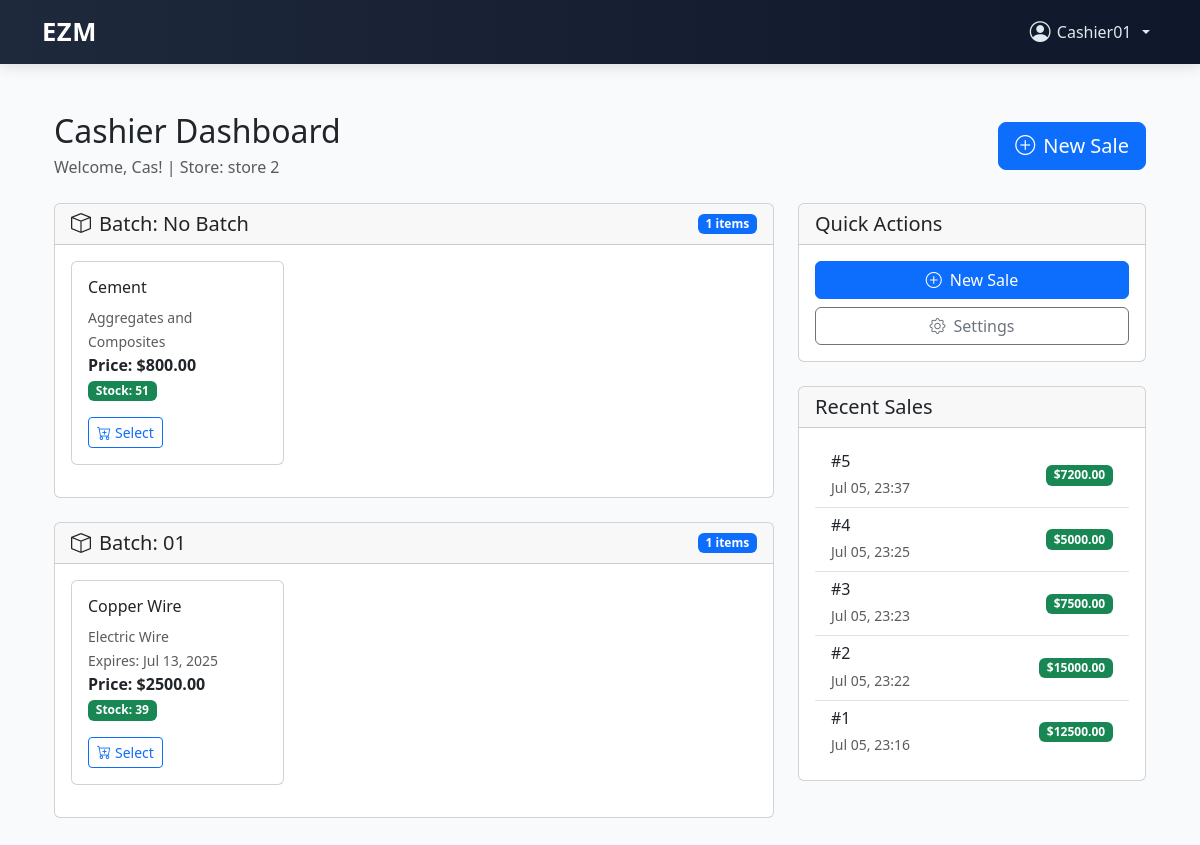
Page /stores/cashier/dashboard/ (signed in) on the committed database.
### users/models.py (models this page shows)
class CustomUser(AbstractUser):
    ROLE_CHOICES = [
        ('admin', 'Admin'),
        ('head_manager', 'Head Manager'),
        ('store_manager', 'Store Manager'),
        ('cashier', 'Cashier'),
    ]
    role = models.CharField(max_length=20, choices=ROLE_CHOICES)
    store = models.ForeignKey('store.Store', on_delete=models.SET_NULL, null=True, blank=True) # Add this line
    is_first_login = models.BooleanField(default=True)
    phone_number = models.CharField(max_length=20, blank=True)

### store/models.py (models this page shows, shortened)
class Store(models.Model):
    name = models.CharField(max_length=255)
    address = models.CharField(max_length=255)
    phone_number = models.CharField(max_length=20, default='')
    store_manager = models.OneToOneField(CustomUser, on_delete=models.SET_NULL, null=True, blank=True, related_name='managed_store')

### Inventory/models.py (models this page shows, shortened)
class Stock(models.Model):
    product = models.ForeignKey(Product, on_delete=models.CASCADE, related_name='stock_levels')
    store = models.ForeignKey(Store, on_delete=models.CASCADE, related_name='stock_items')
    quantity = models.PositiveIntegerField(default=0)
    last_updated = models.DateTimeField(auto_now=True)
    low_stock_threshold = models.PositiveIntegerField(default=10, help_text="Threshold for low stock alerts.")
    selling_price = models.DecimalField(max_digits=10, decimal_places=2, help_text="Selling price of the product at this store.")  # New field
    class Meta:
        unique_together = ('product', 'store')  # Ensures one stock entry per product per store

class Product(models.Model):
    name = models.CharField(max_length=100)
    category = models.CharField(max_length=100, choices=SETTINGS_CHOICES, default='')
    description = models.TextField()
    price = models.DecimalField(max_digits=10, decimal_places=2)
    material = models.TextField()
    size = models.CharField(max_length=50, choices=SIZE_CHOICES, blank=True, null=True, help_text="Product size")
    variation = models.CharField(max_length=100, blank=True, null=True, help_text="Product variation (color, model, etc.)")
    product_type = models.CharField(max_length=50, choices=PRODUCT_TYPE_CHOICES, default='finished_product', help_text="Type of product")
    supplier_company = models.CharField(max_length=200, blank=True, null=True, help_text="Supplier company name")
    batch_number = models.CharField(max_length=100, blank=True, null=True, help_text="Batch or lot number")
    expiry_date = models.DateField(blank=True, null=True, help_text="Product expiry date (if applicable)")
    room = models.CharField(max_length=50, blank=True, null=True, help_text="Storage room")
    shelf = models.CharField(max_length=50, blank=True, null=True, help_text="Shelf location")
    floor = models.CharField(max_length=50, blank=True, null=True, help_text="Floor level")
    storing_condition = models.CharField(
        max_length=50,
        choices=STORING_CONDITION_CHOICES,
        default='room_temperature',
        help_text="Required storage conditions"
    )
    created_at = models.DateTimeField(auto_now_add=True, null=True, blank=True)
    updated_at = models.DateTimeField(auto_now=True, null=True, blank=True)
    class Meta:
        ordering = ['name']
        indexes = [
            models.Index(fields=['name']),
            models.Index(fields=['category']),
            models.Index(fields=['supplier_company']),
            models.Index(fields=['batch_number']),
            models.Index(fields=['expiry_date']),
        ]

### transactions/models.py (models this page shows, shortened)
class Transaction(models.Model):
    TRANSACTION_TYPES = [
        ('sale', 'Sale'),
        ('restock', 'Restock'),
        ('transfer', 'Transfer'),
        ('refund', 'Refund'),
    ]
    PAYMENT_TYPE_CHOICES = [
        ('cash', 'Cash'),
        ('mobile', 'Mobile Banking'),
        ('bank', 'Bank Transfer'),
    ]
    quantity = models.IntegerField(help_text="Quantity of product involved. Can be negative for sales.")
    transaction_type = models.CharField(max_length=10, choices=TRANSACTION_TYPES)
    timestamp = models.DateTimeField(auto_now_add=True)
    store = models.ForeignKey('store.Store', on_delete=models.CASCADE)
    total_amount = models.DecimalField(max_digits=10, decimal_places=2, default=0.00) # Add this line
    payment_type = models.CharField(max_length=20, choices=PAYMENT_TYPE_CHOICES, default='cash')

### store/views.py (the view)
# urls.py: path('cashier/dashboard/', views.cashier_dashboard, name='cashier_dashboard'),
@login_required
def cashier_dashboard(request):
    if request.user.role != 'cashier':
        messages.error(request, "Access denied. Cashier role required.")
        return redirect('login')
    if not request.user.store:
        messages.error(request, "You are not assigned to any store. Contact your manager.")
        return redirect('cashier_page')
    from django.utils import timezone
    from django.db import models
    from collections import defaultdict
    current_date = timezone.now().date()
    available_products = Stock.objects.select_related('product').filter(
        store=request.user.store
    ).filter(
        quantity__gt=0
    ).filter(
        models.Q(product__expiry_date__isnull=True) |
        models.Q(product__expiry_date__gt=current_date)
    ).order_by('product__batch_number', 'product__expiry_date', 'product__name')
    products_by_batch = defaultdict(list)
    for stock in available_products:
        batch_key = stock.product.batch_number or 'No Batch'
        products_by_batch[batch_key].append(stock)
    recent_transactions = Transaction.objects.filter(
        store=request.user.store,
        transaction_type='sale'
    ).order_by('-timestamp')[:5]
    total_stock_items = Stock.objects.filter(store=request.user.store).count()
    out_of_stock_items = Stock.objects.filter(store=request.user.store, quantity=0).count()
    expired_items = Stock.objects.filter(
        store=request.user.store,
        product__expiry_date__lte=current_date
    ).count() if current_date else 0
    context = {
        'products_by_batch': dict(products_by_batch),
        'recent_transactions': recent_transactions,
        'store': request.user.store,
        'current_date': current_date,
        'debug_stats': {
            'total_stock_items': total_stock_items,
            'available_products_count': len(available_products),
            'out_of_stock_items': out_of_stock_items,
            'expired_items': expired_items,
        }
    }
    return render(request, 'store/cashier_dashboard.html', context)

### store/templates/store/cashier_dashboard.html (shortened to what this page needs)
{% extends 'base.html' %}
{% load store_extras %}
{% block content %}
<div class="container mt-4">
  <div class="row mb-4">
    <div class="col-12">
      <div class="d-flex justify-content-between align-items-center">
        <div>
          <h2 class="mb-1">Cashier Dashboard</h2>
          <p class="text-muted mb-0">Welcome, {{ request.user.first_name|default:request.user.username }}! | Store: {{ store.name }}</p>
        </div>
        <div>
          <button class="btn btn-primary btn-lg" onclick="startNewSale()">
            <i class="bi bi-plus-circle me-2"></i>New Sale
          </button>
        </div>
      </div>
    </div>
  </div>
  <div class="row">
    <div class="col-lg-8">
      {% if products_by_batch %}
        {% for batch_name, products in products_by_batch.items %}
        <div class="card mb-4">
          <div class="card-header d-flex justify-content-between align-items-center">
            <h5 class="mb-0">
              <i class="bi bi-box me-2"></i>Batch: {{ batch_name }}
            </h5>
            <span class="badge bg-primary">{{ products|length }} items</span>
          </div>
          <div class="card-body">
            <div class="row">
              {% for stock in products %}
              <div class="col-md-6 col-lg-4 mb-3">
                <div class="card h-100 product-card" data-product-id="{{ stock.product.id }}" data-stock-id="{{ stock.id }}">
                  <div class="card-body">
                    <h6 class="card-title">{{ stock.product.name }}</h6>
                    <p class="card-text">
                      <small class="text-muted">{{ stock.product.category }}</small><br>
                      {% if stock.product.expiry_date %}
                        <small class="text-muted">
                          Expires: {{ stock.product.expiry_date|date:"M d, Y" }}
                        </small><br>
                      {% endif %}
                      <strong>Price: ${{ stock.selling_price }}</strong><br>
                      <span class="badge {% if stock.quantity <= stock.low_stock_threshold %}bg-warning{% else %}bg-success{% endif %}">
                        Stock: {{ stock.quantity }}
                      </span>
                    </p>
                    <button class="btn btn-sm btn-outline-primary select-product-btn"
                            data-product-id="{{ stock.product.id }}"
                            data-product-name="{{ stock.product.name }}"
                            data-price="{{ stock.selling_price }}"
                            data-available-stock="{{ stock.quantity }}"
                            data-batch="{{ stock.product.batch_number|default:'No Batch' }}">
                      <i class="bi bi-cart-plus me-1"></i>Select
                    </button>
                  </div>
                </div>
              </div>
              {% endfor %}
            </div>
          </div>
        </div>
        {% endfor %}
      {% endif %}
    </div>
    <div class="col-lg-4">
      <div class="card mb-4">
        <div class="card-header">
          <h5 class="mb-0">Quick Actions</h5>
        </div>
        <div class="card-body">
          <div class="d-grid gap-2">
            <button class="btn btn-primary" onclick="startNewSale()">
              <i class="bi bi-plus-circle me-2"></i>New Sale
            </button>
            <a href="{% url 'cashier_settings' %}" class="btn btn-outline-secondary">
              <i class="bi bi-gear me-2"></i>Settings
            </a>
          </div>
        </div>
      </div>
      <div class="card">
        <div class="card-header">
          <h5 class="mb-0">Recent Sales</h5>
        </div>
        <div class="card-body">
          {% if recent_transactions %}
          <div class="list-group list-group-flush">
            {% for transaction in recent_transactions %}
            <div class="list-group-item d-flex justify-content-between align-items-center">
              <div>
                <h6 class="mb-1">#{{ transaction.id }}</h6>
                <small class="text-muted">{{ transaction.timestamp|date:"M d, H:i" }}</small>
              </div>
              <span class="badge bg-success">${{ transaction.total_amount }}</span>
            </div>
            {% endfor %}
          </div>
          {% else %}
          <p class="text-muted text-center">No recent transactions</p>
          {% endif %}
        </div>
      </div>
    </div>
  </div>
</div>
{% endblock %}

### store/templates/base.html (shortened to what this page needs)
<!DOCTYPE html>
<html lang="en">
<head>
  <link href="https://cdn.jsdelivr.net/npm/bootstrap@5.3.0/dist/css/bootstrap.min.css" rel="stylesheet" />
  <link href="https://cdn.jsdelivr.net/npm/bootstrap-icons@1.10.5/font/bootstrap-icons.css" rel="stylesheet" />
</head>
<body>
  <nav class="navbar navbar-expand-lg navbar-custom">
    <div class="container">
      <a class="navbar-brand" href="{% url 'login' %}">EZM</a>
      <div class="collapse navbar-collapse justify-content-end" id="navbarContent">
        <ul class="navbar-nav align-items-center">
          {% if user.is_authenticated %}
          <li class="nav-item dropdown">
            <a class="nav-user-dropdown nav-link dropdown-toggle" href="#" id="userDropdown" role="button"
              data-bs-toggle="dropdown" aria-expanded="false">
              <i class="bi bi-person-circle nav-user-icon"></i> {{ user.username }}
            </a>
          </li>
          {% else %}
          <li class="nav-item me-2">
            <a class="nav-link btn btn-light text-dark px-3" href="{% url 'login' %}">Login</a>
          </li>
          {% endif %}
        </ul>
      </div>
    </div>
  </nav>
  <div class="container py-4">
    {% block content %}{% endblock %}
  </div>
</body>
</html>

### store/templates/base.html (style rules this page uses)
body { background-color: #f8fafc; font-family: 'Segoe UI', sans-serif; }
.navbar-custom { background: linear-gradient(to right, #1e293b, #0f172a); box-shadow: 0 4px 12px rgba(0, 0, 0, 0.1); }
.navbar-brand { font-weight: 700; font-size: 1.6rem; letter-spacing: 0.5px; color: #ffffff !important; transition: color 0.3s ease; }
.nav-link { color: #e2e8f0 !important; }
.nav-user-dropdown { color: #fff; cursor: pointer; display: flex; align-items: center; gap: 0.4rem; font-weight: 500; user-select: none; }
.nav-user-icon { font-size: 1.3rem; }

### rows in the picture
CustomUser: username "Cashier01", user.first_name "Cas"
Store: name "store 2"
Stock: batch_name "No Batch", products "1", product.name "Cement", product.category "Aggregates and Composites", selling_price "800.00", quantity "51"
Stock: batch_number "01", products "1", product.name "Copper Wire", product.category "Electric Wire", product.expiry_date "Jul 13, 2025", selling_price "2500.00", quantity "39"
